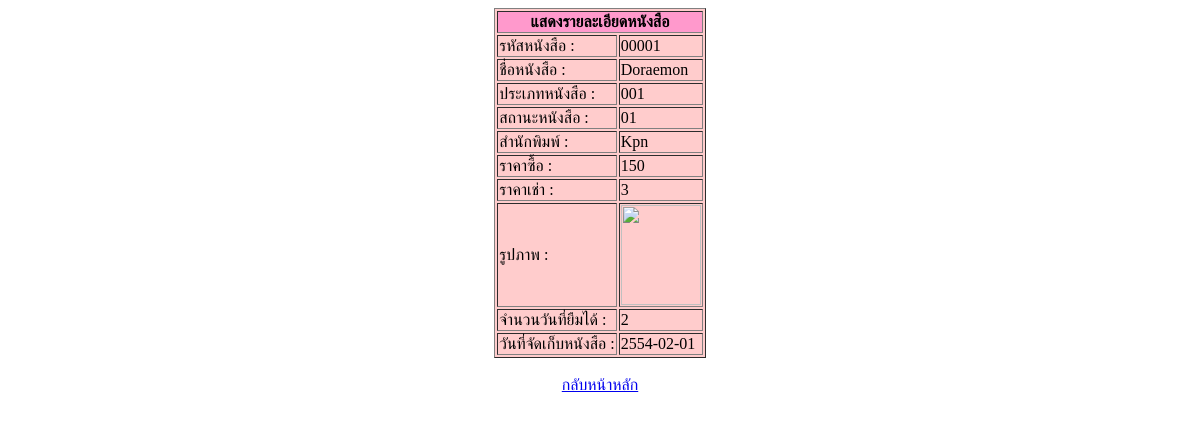
The app's page /bookDetail.php?bookId=00001, older data.
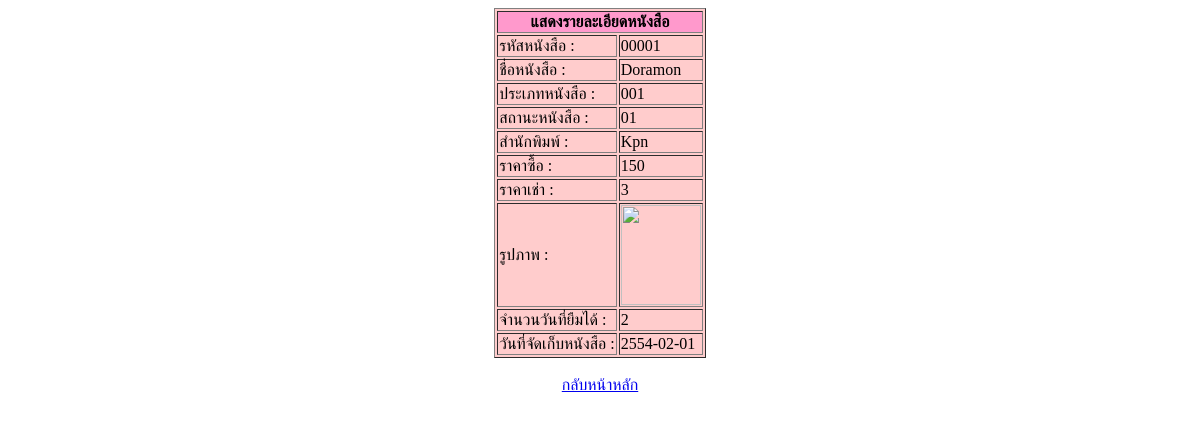
The same page, newer data.
### tables this page shows
CREATE TABLE `book` (
  `BookID` varchar(5) NOT NULL,
  `BookName` varchar(50) NOT NULL,
  `TypeID` char(3) NOT NULL,
  `StatusID` char(2) NOT NULL,
  `Publish` varchar(20) DEFAULT NULL,
  `UnitPrice` int(4) NOT NULL,
  `UnitRent` int(2) NOT NULL,
  `DayAmount` int(2) DEFAULT NULL,
  `Picture` varchar(30) DEFAULT NULL,
  `BookDate` date NOT NULL
);

### bookDetail.php (the view, shortened to what this page needs)
<!DOCTYPE html>
<html lang="en">
<head>
</head>
<body>
    <?php
    $hostname = "localhost";
    $username = "root";
    $password = "";
    $dbName = "bookStore";
    $bookId = $_REQUEST['bookId'];
    $conn = mysqli_connect($hostname, $username, $password);
    mysqli_select_db($conn, $dbName) or die("ไม่สามารถเลือกฐานข้อมูล bookStore ได้");
    mysqli_query($conn, "set character_set_connection=utf8mb4");
    mysqli_query($conn, "set character_set_client=utf8mb4");
    mysqli_query($conn, "set character_set_results=utf8mb4");
    $sql = "select * from book where BookID = $bookId";
    $result = mysqli_query($conn, $sql);
    $data = mysqli_fetch_array($result);
    $Path = "pictures/";
    $image = "<img src=\"$Path" . htmlspecialchars($data['Picture']) . "\" valign=\"middle\" align=\"center\" width=\"80\" height=\"100\">";
    echo "<table border=\"1\" align=\"center\" bgcolor=\"#FFCCCC\">";
    echo "<tr><td align=\"center\" colspan=\"2\" bgcolor=\"#FF99CC\"><b>แสดงรายละเอียดหนังสือ</b></td></tr>";
    echo "<tr><td> รหัสหนังสือ : </td><td>" . htmlspecialchars($data['BookID']) . "</td></tr>";
    echo "<tr><td> ชื่อหนังสือ : </td><td>" . htmlspecialchars($data['BookName']) . "</td></tr>";
    echo "<tr><td> ประเภทหนังสือ : </td><td>" . htmlspecialchars($data['TypeID']) . "</td></tr>";
    echo "<tr><td> สถานะหนังสือ : </td><td>" . htmlspecialchars($data['StatusID']) . "</td></tr>";
    echo "<tr><td> สำนักพิมพ์ : </td><td>" . htmlspecialchars($data['Publish']) . "</td></tr>";
    echo "<tr><td> ราคาซื้อ : </td><td>" . htmlspecialchars($data['UnitPrice']) . "</td></tr>";
    echo "<tr><td> ราคาเช่า : </td><td>" . htmlspecialchars($data['UnitRent']) . "</td></tr>";
    echo "<tr><td> รูปภาพ : </td><td>" . $image . "</td></tr>";
    echo "<tr><td>จำนวนวันที่ยืมได้ : </td><td>" . htmlspecialchars($data['DayAmount']) . "</td></tr>";
    echo "<tr><td> วันที่จัดเก็บหนังสือ : </td><td>" . htmlspecialchars($data['BookDate']) . "</td></tr>";
    echo "</table>";
    ?>
    <br>
    <div align="center"><a href="bookList1.php">กลับหน้าหลัก</a></div><br>
</body>
</html>

Row changes from the older to the newer data that the page shows:
changed book "Kpn": BookName "Doraemon" → "Doramon"
